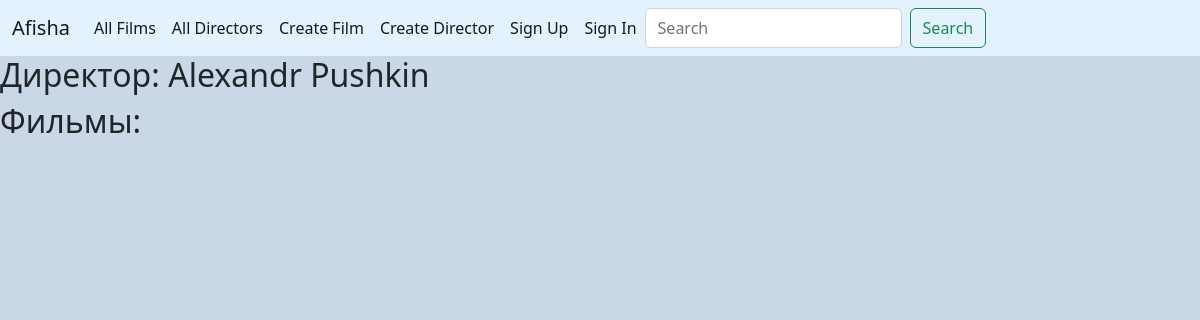
The app's page /director/4/films/, older data.
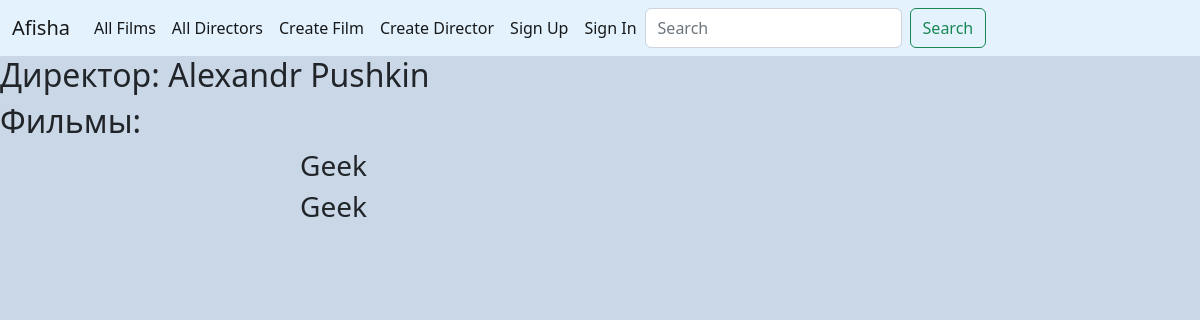
The same page, newer data.
### main/models.py (models this page shows, shortened)
class Director(models.Model):
    name = models.CharField(max_length=100)
    def __str__(self):
        return self.name

class Film(models.Model):
    title = models.CharField(max_length=100)
    producer = models.CharField(max_length=100)
    rating = models.IntegerField(default=0, blank=True, null=True)
    duration = models.FloatField(default=0)
    director = models.ForeignKey(Director, on_delete=models.SET_NULL,
                                 related_name='films', null=True)

### main/views.py (the view)
# urls.py: path('director/<int:director_id>/films/', director_films),
def director_films(request, director_id):
    try:
        director = Director.objects.get(id=director_id)
        films = Film.objects.filter(director_id=director)
    except Film.DoesNotExist:
        return HttpResponse("Director not found")
    data = {
        'director': director,
        'films': films
    }
    return render(request, 'director_films.html', data)

### templates/director_films.html
{% extends 'base.html' %}
{% block content %}
    <h2>Директор: {{ director }}</h2>
    <h2>Фильмы: </h2>
    {% for film in films %}
        <div style="margin-left: 300px"><h3>{{ film.title }}</h3></div>
    {% endfor %}
{% endblock %}

### templates/base.html (shortened to what this page needs)
<!DOCTYPE html>
<html lang="en">
<head>
    <link href="https://cdn.jsdelivr.net/npm/bootstrap@5.2.2/dist/css/bootstrap.min.css" rel="stylesheet"
>
</head>
<body style="background-color: #c9d7e6;">
<nav class="navbar navbar-expand-lg" style="background-color: #e3f2fd;">
    <div class="container-fluid">
        <a class="navbar-brand mb-0 h1" href="/">Afisha</a>
        <div class="collapse navbar-collapse" id="navbarSupportedContent">
            <ul class="navbar-nav me-auto mb-2 mb-lg-0">
                <li class="nav-item">
                    <a class="nav-link active" aria-current="page" href="/films/">All Films</a>
                </li>
                <li class="nav-item">
                    <a class="nav-link active" aria-current="page" href="/directors/">All Directors</a>
                </li>
                <li class="nav-item">
                    <a class="nav-link active" aria-current="page" href="/films/create/">Create Film</a>
                </li>
                <li class="nav-item">
                    <a class="nav-link active" aria-current="page" href="/director/create/">Create Director</a>
                </li>
                <li class="nav-item">
                    <a class="nav-link active" aria-current="page" href="/register/">Sign Up</a>
                </li>
            {% if user.is_anonymous %}
                <li class="nav-item">
                    <a class="nav-link active" aria-current="page" href="/login/">Sign In</a>
                </li>
            {% else %}
                <li class="nav-item">
                    <a class="nav-link active" aria-current="page" href="/logout/">Sign Out {{ user.username }}</a>
                </li>
            {% endif %}
                <form class="d-flex" role="search" method="get" action="/search/">
                    <input class="form-control me-2" type="search" placeholder="Search"
                           name="search_word"
                           aria-label="Search" value="{{ search_word }}">
                    <button class="btn btn-outline-success" type="submit">Search</button>
                </form>
            </ul>
        </div>
    </div>
</nav>
{% block content %}
{% endblock %}
</body>
</html>

Row changes from the older to the newer data that the page shows:
added Film: title "Geek"
added Film: title "Geek"
